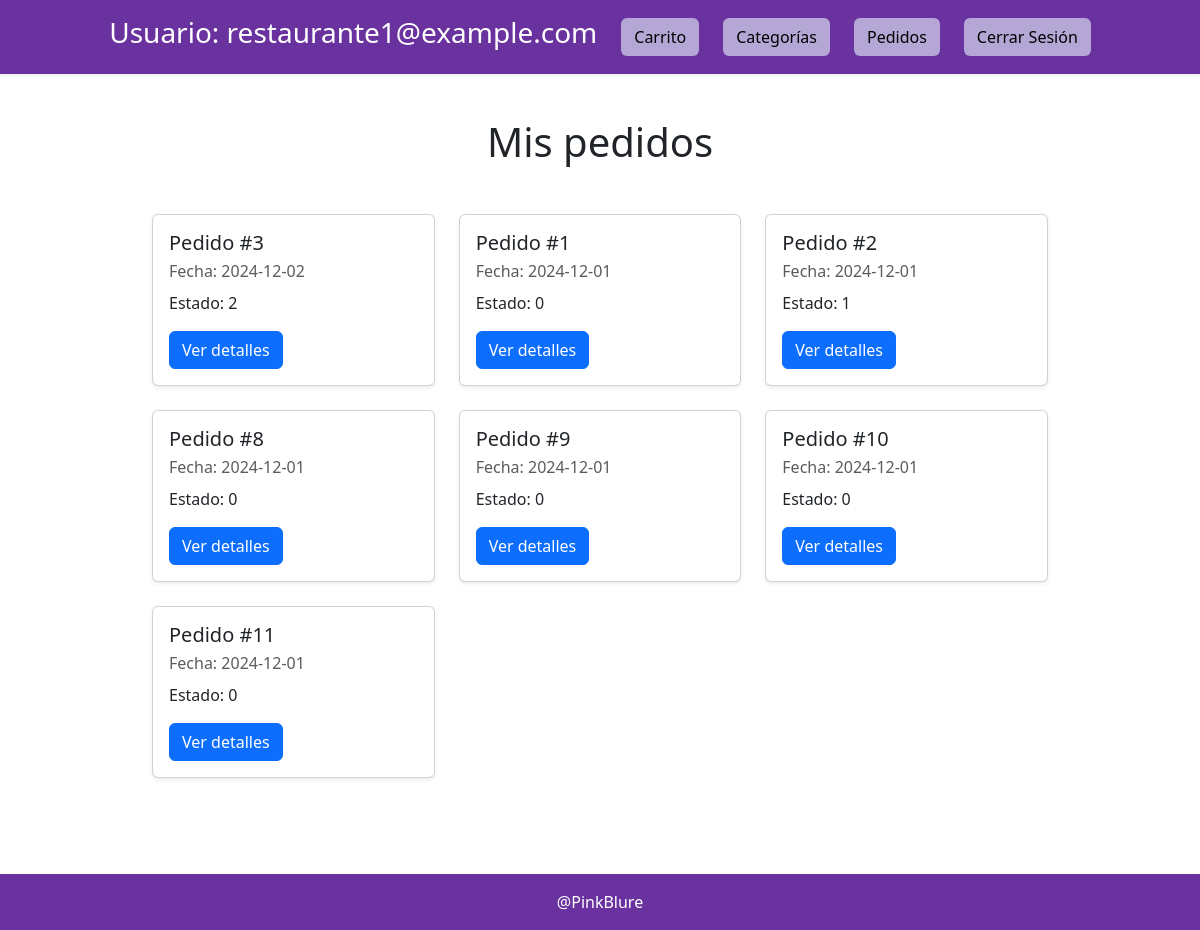
/src/pages/pedidos.php (signed in), run on the app's committed database.
### tables this page shows
CREATE TABLE `Pedido` (
  `Codigo` int(11) NOT NULL,
  `FechaPedido` date NOT NULL,
  `EstadoEnvio` tinyint(1) NOT NULL,
  `Restaurante` int(11) NOT NULL
);

### src/db/database_functions.php (called while the page is built, shortened)
<?php
function createConnection()
{
  try {
    $host = "localhost";
    $db = "gestionpedidos";
    $user = "root";
    $pass = "";
    $dns = "mysql:host=$host;dbname=$db";
    $conn = new PDO($dns, $user, $pass);
    $conn->setAttribute(PDO::ATTR_ERRMODE, PDO::ERRMODE_EXCEPTION);
    return $conn;
  } catch (PDOException $ex) {
    error_log("Error en la conexión a la base de datos: " .
      $ex->getMessage());
    return null;
  }
}

### src/pages/pedidos.php (the view, shortened to what this page needs)
<?php
require_once __DIR__ . '/../db/database_functions.php';
$user = $_SESSION['user'];
$email_usuario = $user['email'];
$conn = createConnection();
$query_restaurante = "SELECT Identificador FROM Restaurante WHERE Correo = :email_usuario";
$stmt_restaurante = $conn->prepare($query_restaurante);
$stmt_restaurante->bindParam(':email_usuario', $email_usuario, PDO::PARAM_STR);
$stmt_restaurante->execute();
$restaurante = $stmt_restaurante->fetch(PDO::FETCH_ASSOC);
$codigo_restaurante = $restaurante['Identificador'];
$query_pedidos = "SELECT * FROM Pedido WHERE restaurante = :codigo_restaurante ORDER BY FechaPedido DESC";
$stmt_pedidos = $conn->prepare($query_pedidos);
$stmt_pedidos->bindParam(':codigo_restaurante', $codigo_restaurante, PDO::PARAM_STR);
$stmt_pedidos->execute();
$pedidos = $stmt_pedidos->fetchAll(PDO::FETCH_ASSOC);
?>
<!DOCTYPE html>
<html lang="en">
<head>
  <link href="https://cdn.jsdelivr.net/npm/bootstrap@5.3.3/dist/css/bootstrap.min.css" rel="stylesheet">
</head>
<body class="d-flex flex-column">
  <header class="container-fluid pt-3 pb-3 d-flex flex-row justify-content-center gap-4 align-items-center shadow-sm text-white" style="background-color: #6a329f;">
    <h3>Usuario: <?php echo htmlspecialchars($user['email']); ?></h3>
    <a href="/Proyectos/gestion_restaurante/src/pages/carrito.php" class="btn text-black position-relative" style="background-color: #b4a7d6;">
      <i class="bi bi-cart"></i> Carrito
    </a>
    <a href="/Proyectos/gestion_restaurante/src/pages/lista.php" class="btn text-black" style="background-color: #b4a7d6;">Categorías</a>
    <a href="/Proyectos/gestion_restaurante/src/pages/pedidos.php" class="btn text-black" style="background-color: #b4a7d6;">Pedidos</a>
    <a href="/Proyectos/gestion_restaurante/src/auth/logout.php" class="btn text-black" style="background-color: #b4a7d6;">Cerrar Sesión</a>
  </header>
  <main class="content m-auto" style="max-width: 80%; padding: 20px;">
    <div class="container mt-4">
    <h1 class='text-center mb-4'>Mis pedidos</h1>
      <?php if (count($pedidos) > 0): ?>
        <div class="row row-cols-1 row-cols-md-2 row-cols-lg-3 g-4 mt-4">
          <?php foreach ($pedidos as $pedido): ?>
            <div class="col">
              <div class="card shadow-sm h-100">
                <div class="card-body">
                  <h5 class="card-title text-dark">Pedido #<?php echo htmlspecialchars($pedido['Codigo']); ?></h5>
                  <p class="card-subtitle mb-2 text-muted">Fecha: <?php echo htmlspecialchars($pedido['FechaPedido']); ?></p>
                  <p class="card-text text-dark">Estado: <?php echo htmlspecialchars($pedido['EstadoEnvio']); ?></p>
                  <a href="pedidoProducto.php?id=<?php echo htmlspecialchars($pedido['Codigo']); ?>" class="btn btn-primary">Ver detalles</a>
                </div>
              </div>
            </div>
          <?php endforeach; ?>
        </div>
      <?php else: ?>
        <p class="text-center text-muted mt-4">No tienes pedidos realizados para este restaurante.</p>
      <?php endif; ?>
    </div>
  </main>
  <footer class="container-fluid d-flex justify-content-center align-items-center pt-3 pb-3 shadow-sm text-white" style="background-color: #6a329f;">
    <a href="https://github.com/PinkBlure" class="text-white text-decoration-none">@PinkBlure</a>
  </footer>
</body>
</html>

### src/pages/pedidos.php (style rules this page uses)
.content { min-height: 100vh; }

### data on the page
pedido: Codigo "3", FechaPedido "2024-12-02", EstadoEnvio "2"
pedido: Codigo "1", FechaPedido "2024-12-01", EstadoEnvio "0"
pedido: Codigo "2", FechaPedido "2024-12-01", EstadoEnvio "1"
pedido: Codigo "8", FechaPedido "2024-12-01", EstadoEnvio "0"
pedido: Codigo "9", FechaPedido "2024-12-01", EstadoEnvio "0"
pedido: Codigo "10", FechaPedido "2024-12-01", EstadoEnvio "0"
pedido: Codigo "11", FechaPedido "2024-12-01", EstadoEnvio "0"

### other printed values
$user['email'] "restaurante1@example.com"
